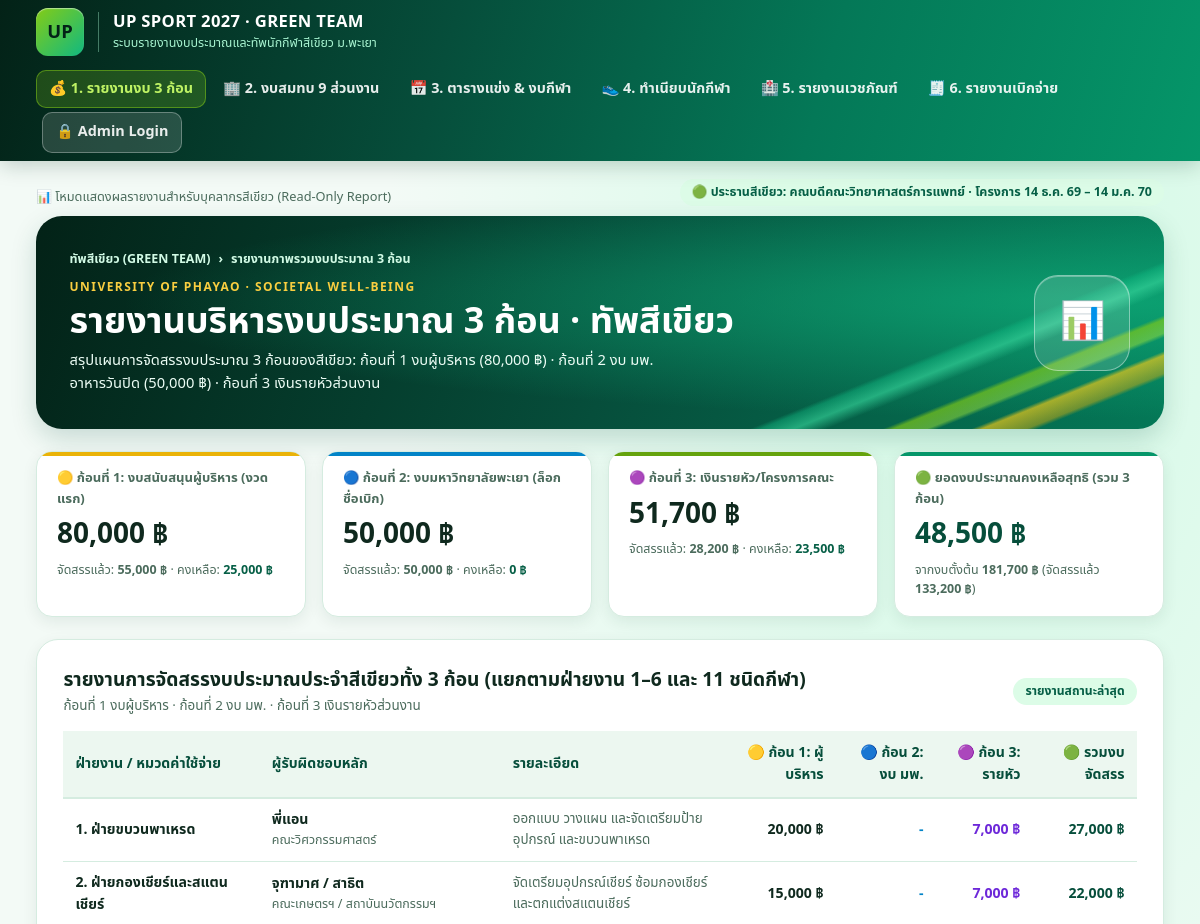
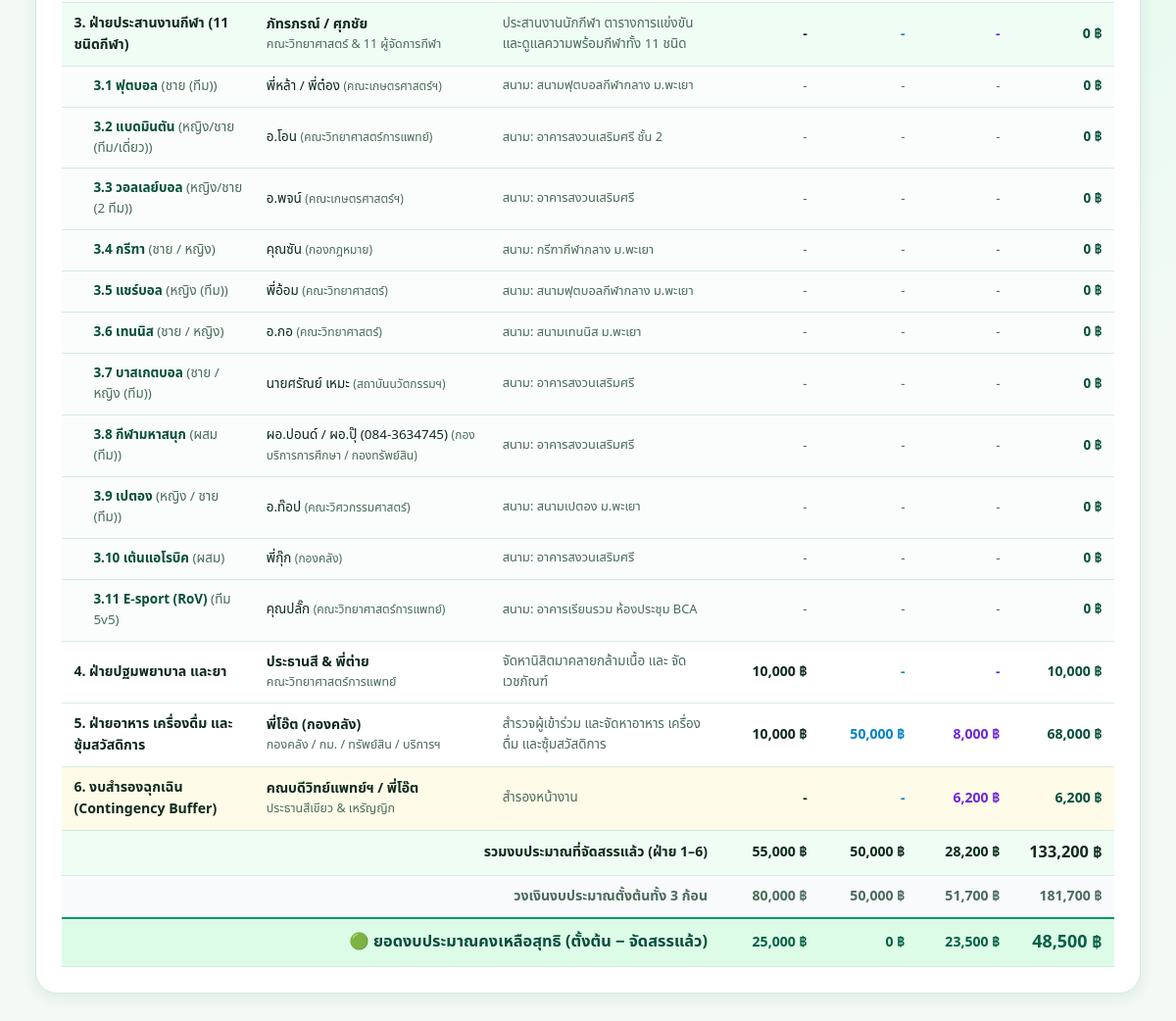
The page / on the database its author committed (2 pictures, top to bottom).
### tables this page shows
CREATE TABLE budget_categories (
    id INT AUTO_INCREMENT PRIMARY KEY,
    category_code VARCHAR(20) NOT NULL UNIQUE,
    category_name VARCHAR(150) NOT NULL,
    responsible_unit VARCHAR(150) NOT NULL,
    lead_person VARCHAR(150) NOT NULL,
    lead_phone VARCHAR(50) NULL,
    alloc_tranche_1 DECIMAL(10,2) NOT NULL DEFAULT 0.00,
    alloc_tranche_2 DECIMAL(10,2) NOT NULL DEFAULT 0.00,
    alloc_tranche_3_realistic DECIMAL(10,2) NOT NULL DEFAULT 0.00,
    alloc_tranche_3_bonus DECIMAL(10,2) NOT NULL DEFAULT 0.00,
    notes TEXT NULL
);

CREATE TABLE sports (
    id INT AUTO_INCREMENT PRIMARY KEY,
    sport_no INT NOT NULL UNIQUE,
    sport_name VARCHAR(100) NOT NULL,
    sport_type VARCHAR(100) NOT NULL,
    default_venue VARCHAR(150) NOT NULL,
    manager_unit_id INT NULL,
    manager_unit VARCHAR(150) NOT NULL,
    manager_name VARCHAR(150) NOT NULL,
    manager_phone VARCHAR(50) NULL,
    sub_manager_name VARCHAR(150) NULL,
    sub_manager_phone VARCHAR(50) NULL,
    target_athletes INT NOT NULL DEFAULT 15,
    registered_athletes INT NOT NULL DEFAULT 0,
    practice_days INT NOT NULL DEFAULT 3,
    practice_cost_per_day DECIMAL(10,2) NOT NULL DEFAULT 150.00,
    match_days INT NOT NULL DEFAULT 3,
    match_cost_per_day DECIMAL(10,2) NOT NULL DEFAULT 300.00,
    extra_consumables_cost DECIMAL(10,2) NOT NULL DEFAULT 0.00,
    alloc_tranche_1 DECIMAL(10,2) NOT NULL DEFAULT 0.00,
    alloc_tranche_2 DECIMAL(10,2) NOT NULL DEFAULT 0.00,
    alloc_tranche_3 DECIMAL(10,2) NOT NULL DEFAULT 0.00,
    sponsor_bottles_per_match INT NOT NULL DEFAULT 15,
    cooling_spray_quota INT NOT NULL DEFAULT 1,
    medical_risk ENUM('LOW', 'MEDIUM', 'HIGH') DEFAULT 'MEDIUM',
    notes TEXT NULL,
    FOREIGN KEY (manager_unit_id) REFERENCES units(id) ON DELETE SET NULL
);

### config/auth.php (called while the page is built, shortened)
<?php
require_once __DIR__ . '/db.php';
function is_admin_logged_in(): bool {
    if (empty($_SESSION['green_admin_logged_in'])) {
        return false;
    }
    return true;
}

### config/db.php (called while the page is built, shortened)
<?php
function h($str): string {
    return htmlspecialchars((string)$str, ENT_QUOTES, 'UTF-8');
}

### index.php (the view, shortened to what this page needs)
<?php
require_once __DIR__ . '/config/auth.php';
$categories = $pdo->query("SELECT * FROM budget_categories ORDER BY id ASC")->fetchAll();
$sports     = $pdo->query("SELECT * FROM sports ORDER BY sport_no ASC")->fetchAll();
$sport_sum_t1 = 0;
$sport_sum_t2 = 0;
$sport_sum_t3 = 0;
foreach ($sports as $sp) {
    $sport_sum_t1 += (float)$sp['alloc_tranche_1'];
    $sport_sum_t2 += (float)$sp['alloc_tranche_2'];
    $sport_sum_t3 += (float)$sp['alloc_tranche_3'];
}
$unit_sums = $pdo->query("
    SELECT
        SUM(staff_count) AS total_staff,
        SUM(employee_count) AS total_emp,
        SUM(staff_count * 100) AS full_headcount_money,
        SUM(exec_support_pledged) AS total_exec_pledged,
        SUM(exec_support_received) AS total_exec_received,
        SUM(headcount_received) AS total_headcount_received
    FROM units
")->fetch();
$t1_realistic = (float)($unit_sums['total_exec_pledged'] ?: 80000);
$t2_realistic = 50000;
$t3_realistic = (float)($unit_sums['full_headcount_money'] ?: 51700);
$grand_realistic = $t1_realistic + $t2_realistic + $t3_realistic;
$sum1 = 0; $sum2 = 0; $sum3 = 0;
foreach ($categories as $cat) {
    if (($cat['category_code'] ?? '') === 'CAT_SPORTS') {
        $sum1 += $sport_sum_t1;
        $sum2 += $sport_sum_t2;
        $sum3 += $sport_sum_t3;
    } else {
        $sum1 += (float)$cat['alloc_tranche_1'];
        $sum2 += (float)$cat['alloc_tranche_2'];
        $sum3 += (float)$cat['alloc_tranche_3_realistic'];
    }
}
$sum_grand = $sum1 + $sum2 + $sum3;
$rem1 = $t1_realistic - $sum1;
$rem2 = $t2_realistic - $sum2;
$rem3 = $t3_realistic - $sum3;
$rem_grand = $grand_realistic - $sum_grand;
require_once __DIR__ . '/includes/header.php';
?>
<div class="kpi-grid">
  <div class="kpi-card gold">
    <div class="kpi-label">🟡 ก้อนที่ 1: งบสนับสนุนผู้บริหาร (งวดแรก)</div>
    <div class="kpi-val"><?= number_format($t1_realistic) ?> ฿</div>
    <div class="kpi-sub">จัดสรรแล้ว: <strong><?= number_format($sum1) ?> ฿</strong> · คงเหลือ: <strong style="color:<?= $rem1 < 0 ? '#dc2626' : '#065f46' ?>;"><?= number_format($rem1) ?> ฿</strong></div>
  </div>
  <div class="kpi-card blue">
    <div class="kpi-label">🔵 ก้อนที่ 2: งบมหาวิทยาลัยพะเยา (ล็อกชื่อเบิก)</div>
    <div class="kpi-val"><?= number_format($t2_realistic) ?> ฿</div>
    <div class="kpi-sub">จัดสรรแล้ว: <strong><?= number_format($sum2) ?> ฿</strong> · คงเหลือ: <strong style="color:<?= $rem2 < 0 ? '#dc2626' : '#065f46' ?>;"><?= number_format($rem2) ?> ฿</strong></div>
  </div>
  <div class="kpi-card lime">
    <div class="kpi-label">🟣 ก้อนที่ 3: เงินรายหัว/โครงการคณะ</div>
    <div class="kpi-val"><?= number_format($t3_realistic) ?> ฿</div>
    <div class="kpi-sub">จัดสรรแล้ว: <strong><?= number_format($sum3) ?> ฿</strong> · คงเหลือ: <strong style="color:<?= $rem3 < 0 ? '#dc2626' : '#065f46' ?>;"><?= number_format($rem3) ?> ฿</strong></div>
  </div>
  <div class="kpi-card">
    <div class="kpi-label">🟢 ยอดงบประมาณคงเหลือสุทธิ (รวม 3 ก้อน)</div>
    <div class="kpi-val" style="color:<?= $rem_grand < 0 ? '#dc2626' : 'var(--green-dark)' ?>;"><?= number_format($rem_grand) ?> ฿</div>
    <div class="kpi-sub">จากงบตั้งต้น <strong><?= number_format($grand_realistic) ?> ฿</strong> (จัดสรรแล้ว <strong><?= number_format($sum_grand) ?> ฿</strong>)</div>
  </div>
</div>
<div class="white-shell">
  <div style="display:flex; justify-content:space-between; align-items:center; flex-wrap:wrap; gap:10px; margin-bottom:14px;">
    <div>
      <h2 style="font-size:1.2rem; font-weight:800;">รายงานการจัดสรรงบประมาณประจำสีเขียวทั้ง 3 ก้อน (แยกตามฝ่ายงาน 1–6 และ 11 ชนิดกีฬา)</h2>
      <p style="font-size:0.84rem; color:var(--muted);">ก้อนที่ 1 งบผู้บริหาร · ก้อนที่ 2 งบ มพ. · ก้อนที่ 3 เงินรายหัวส่วนงาน</p>
    </div>
    <?php if (is_admin_logged_in()): ?>
      <a href="admin.php?tab=budget" class="btn-primary btn-sm">⚙️ แก้ไขงบในหน้า Admin ›</a>
    <?php else: ?>
      <span class="status-pill">รายงานสถานะล่าสุด</span>
    <?php endif; ?>
  </div>
  <div style="overflow-x:auto;">
    <table class="up-table">
      <thead>
        <tr>
          <th>ฝ่ายงาน / หมวดค่าใช้จ่าย</th>
          <th>ผู้รับผิดชอบหลัก</th>
          <th>รายละเอียด</th>
          <th style="text-align:right;">🟡 ก้อน 1: ผู้บริหาร</th>
          <th style="text-align:right;">🔵 ก้อน 2: งบ มพ.</th>
          <th style="text-align:right;">🟣 ก้อน 3: รายหัว</th>
          <th style="text-align:right;">🟢 รวมงบจัดสรร</th>
        </tr>
      </thead>
      <tbody>
        <?php
        $sum1 = 0; $sum2 = 0; $sum3 = 0;
        foreach ($categories as $cat):
          $cid = (int)$cat['id'];
          $is_sports_cat = (($cat['category_code'] ?? '') === 'CAT_SPORTS');
          $is_buffer_cat = (($cat['category_code'] ?? '') === 'CAT_BUFFER');
          $cat_num = preg_match('/^(\d+)\./', (string)$cat['category_name'], $m) ? $m[1] : $cid;
          if ($is_sports_cat) {
              $c1 = $sport_sum_t1;
              $c2 = $sport_sum_t2;
              $c3 = $sport_sum_t3;
          } else {
              $c1 = (float)$cat['alloc_tranche_1'];
              $c2 = (float)$cat['alloc_tranche_2'];
              $c3 = (float)$cat['alloc_tranche_3_realistic'];
          }
          $row_tot = $c1 + $c2 + $c3;
          $sum1 += $c1; $sum2 += $c2; $sum3 += $c3;
        ?>
        <tr style="<?= $is_sports_cat ? 'background:#f0fdf4;' : ($is_buffer_cat ? 'background:#fefce8;' : '') ?>">
          <td><strong><?= h($cat['category_name']) ?></strong></td>
          <td>
            <strong><?= h($cat['lead_person']) ?></strong>
            <div style="font-size:0.78rem; color:var(--muted);"><?= h($cat['responsible_unit']) ?></div>
          </td>
          <td style="font-size:0.84rem; color:var(--muted);"><?= h($cat['notes']) ?></td>
          <td style="text-align:right; font-weight:750;"><?= $c1 != 0 ? number_format($c1) . ' ฿' : '-' ?></td>
          <td style="text-align:right; font-weight:750; color:#0284c7;"><?= $c2 != 0 ? number_format($c2) . ' ฿' : '-' ?></td>
          <td style="text-align:right; font-weight:750; color:#6d28d9;"><?= $c3 != 0 ? number_format($c3) . ' ฿' : '-' ?></td>
          <td style="text-align:right; font-weight:850; color:var(--green-dark);"><?= number_format($row_tot) ?> ฿</td>
        </tr>
        <?php if ($is_sports_cat): ?>
          <?php foreach ($sports as $sp):
            $sno = (int)$sp['sport_no'];
            $sp1 = (float)$sp['alloc_tranche_1'];
            $sp2 = (float)$sp['alloc_tranche_2'];
            $sp3 = (float)$sp['alloc_tranche_3'];
            $sp_tot = $sp1 + $sp2 + $sp3;
          ?>
          <tr style="background:#fafdfb; font-size:0.84rem;">
            <td style="padding-left:32px; color:var(--green-dark);">
              <strong><?= h($cat_num) ?>.<?= $sno ?> <?= h($sp['sport_name']) ?></strong>
              <span style="color:var(--muted);"> (<?= h($sp['sport_type']) ?>)</span>
            </td>
            <td>
              <?= h($sp['manager_name']) ?><?= $sp['sub_manager_name'] ? ' / ' . h($sp['sub_manager_name']) : '' ?>
              <span style="font-size:0.75rem; color:var(--muted);"> (<?= h($sp['manager_unit']) ?>)</span>
            </td>
            <td style="color:var(--muted); font-size:0.8rem;">สนาม: <?= h($sp['default_venue']) ?></td>
            <td style="text-align:right; color:var(--muted);"><?= $sp1 > 0 ? number_format($sp1) . ' ฿' : '-' ?></td>
            <td style="text-align:right; color:var(--muted);"><?= $sp2 > 0 ? number_format($sp2) . ' ฿' : '-' ?></td>
            <td style="text-align:right; color:var(--muted);"><?= $sp3 > 0 ? number_format($sp3) . ' ฿' : '-' ?></td>
            <td style="text-align:right; font-weight:750; color:var(--green-dark);"><?= number_format($sp_tot) ?> ฿</td>
          </tr>
          <?php endforeach; ?>
        <?php endif; ?>
        <?php endforeach; ?>
      </tbody>
      <tfoot>
        <tr style="background:#f0fdf4; font-weight:800; color:var(--ink);">
          <td colspan="3" style="text-align:right;">รวมงบประมาณที่จัดสรรแล้ว (ฝ่าย 1–6)</td>
          <td style="text-align:right;"><?= number_format($sum1) ?> ฿</td>
          <td style="text-align:right;"><?= number_format($sum2) ?> ฿</td>
          <td style="text-align:right;"><?= number_format($sum3) ?> ฿</td>
          <td style="text-align:right; font-size:1.02rem;"><?= number_format($sum_grand) ?> ฿</td>
        </tr>
        <tr style="background:#f8fafc; font-weight:750; color:var(--muted);">
          <td colspan="3" style="text-align:right;">วงเงินงบประมาณตั้งต้นทั้ง 3 ก้อน</td>
          <td style="text-align:right;"><?= number_format($t1_realistic) ?> ฿</td>
          <td style="text-align:right;"><?= number_format($t2_realistic) ?> ฿</td>
          <td style="text-align:right;"><?= number_format($t3_realistic) ?> ฿</td>
          <td style="text-align:right;"><?= number_format($grand_realistic) ?> ฿</td>
        </tr>
        <tr style="background:#dcfce7; font-weight:900; color:var(--green-dark); border-top:2px solid var(--green);">
          <td colspan="3" style="text-align:right; font-size:1.02rem;">🟢 ยอดงบประมาณคงเหลือสุทธิ (ตั้งต้น − จัดสรรแล้ว)</td>
          <td style="text-align:right; color:<?= $rem1 < 0 ? '#dc2626' : '#065f46' ?>;"><?= number_format($rem1) ?> ฿</td>
          <td style="text-align:right; color:<?= $rem2 < 0 ? '#dc2626' : '#065f46' ?>;"><?= number_format($rem2) ?> ฿</td>
          <td style="text-align:right; color:<?= $rem3 < 0 ? '#dc2626' : '#065f46' ?>;"><?= number_format($rem3) ?> ฿</td>
          <td style="text-align:right; font-size:1.12rem; color:<?= $rem_grand < 0 ? '#dc2626' : '#065f46' ?>;"><?= number_format($rem_grand) ?> ฿</td>
        </tr>
      </tfoot>
    </table>
  </div>
</div>
<?php require_once __DIR__ . '/includes/footer.php'; ?>

### assets/css/green-theme.css (style rules this page uses)
:root { --ink: #0f291e; --muted: #4b6b5c; --deep: #042f1f; --green: #059669; --green-dark: #064e3b; --green-mid: #047857; --hot: #84cc16; --gold: #f9ce40; --paper: #f3faf6; --line: #d5ece0; --white: #ffffff; --radius: 16px; --shadow: 0 5px 15px rgba(6, 57, 38, 0.08); --max: 1408px; --pad: clamp(16px, 3vw, 40px); --thai: "Noto Sans Thai", "Leelawadee UI", "Tahoma", system-ui, sans-serif; }
*, *::before, *::after { box-sizing: border-box; }
html { color-scheme: light; overflow-x: clip; }
body { margin: 0; overflow-x: clip; background: radial-gradient(ellipse at 83% 13%, #d1fae5 0, transparent 38rem), var(--paper); color: var(--ink); font: 15.5px/1.56 var(--thai); font-variant-numeric: tabular-nums; min-height: 100vh; }
h1, h2, h3, h4, p { margin: 0; }
.white-shell { background: var(--white); border-radius: 22px; border: 1px solid var(--line); box-shadow: var(--shadow); padding: clamp(18px, 2.2vw, 28px); margin-bottom: 22px; }
.kpi-grid { display: grid; grid-template-columns: repeat(auto-fit, minmax(250px, 1fr)); gap: 16px; margin-bottom: 22px; }
.kpi-card { background: var(--white); border-radius: var(--radius); border: 1px solid var(--line); box-shadow: var(--shadow); padding: 16px 20px; position: relative; overflow: hidden; }
.kpi-card::after { content: ""; position: absolute; top: 0; left: 0; right: 0; height: 4px; background: var(--green); }
.kpi-card.gold::after { background: #eab308; }
.kpi-card.blue::after { background: #0284c7; }
.kpi-card.lime::after { background: #65a30d; }
.kpi-label { font-size: 0.82rem; font-weight: 700; color: var(--muted); }
.kpi-val { font-size: 1.75rem; font-weight: 850; color: var(--ink); margin-top: 4px; }
.kpi-sub { font-size: 0.78rem; color: var(--muted); margin-top: 4px; }
.status-pill { display: inline-block; padding: 4px 12px; border-radius: 99px; font-size: 0.76rem; font-weight: 750; text-align: center; background: #dcfce7; color: #065f46; }
.up-table { width: 100%; border-collapse: collapse; font-size: 0.88rem; }
.up-table th { text-align: left; padding: 11px 12px; background: #ecf7f0; color: var(--green-dark); font-weight: 750; border-bottom: 2px solid var(--line); }
.up-table td { padding: 10px 12px; border-bottom: 1px solid var(--line); vertical-align: middle; }

### rows shown on the page
budget_categories: category_name "1. ฝ่ายขบวนพาเหรด", lead_person "พี่แอน", responsible_unit "คณะวิศวกรรมศาสตร์", notes "ออกแบบ วางแผน และจัดเตรียมป้าย อุปกรณ์ และขบวนพาเหรด", alloc_tranche_1 "20,000", alloc_tranche_3_realistic "7,000", row_tot "27,000"
budget_categories: category_name "2. ฝ่ายกองเชียร์และสแตนเชียร์", lead_person "จุฑามาศ / สาธิต", responsible_unit "คณะเกษตรฯ / สถาบันนวัตกรรมฯ", notes "จัดเตรียมอุปกรณ์เชียร์ ซ้อมกองเชียร์ และตกแต่งสแตนเชียร์", alloc_tranche_1 "15,000", alloc_tranche_3_realistic "7,000", row_tot "22,000"
budget_categories: category_name "3. ฝ่ายประสานงานกีฬา (11 ชนิดกีฬา)", lead_person "ภัทรภรณ์ / ศุภชัย", responsible_unit "คณะวิทยาศาสตร์ & 11 ผู้จัดการกีฬา", notes "ประสานงานนักกีฬา ตารางการแข่งขัน และดูแลความพร้อมกีฬาทั้ง 11 ชนิด", row_tot "0", category_name "3"
sports: sport_no "1", sport_name "ฟุตบอล", sport_type "ชาย (ทีม)", manager_name "พี่หล้า", sub_manager_name "พี่ต๋อง", manager_unit "คณะเกษตรศาสตร์ฯ", default_venue "สนามฟุตบอลกีฬากลาง ม.พะเยา", sp_tot "0"
sports: sport_no "2", sport_name "แบดมินตัน", sport_type "หญิง/ชาย (ทีม/เดี่ยว)", manager_name "อ.โอน", manager_unit "คณะวิทยาศาสตร์การแพทย์", default_venue "อาคารสงวนเสริมศรี ชั้น 2", sp_tot "0"
sports: sport_no "3", sport_name "วอลเลย์บอล", sport_type "หญิง/ชาย (2 ทีม)", manager_name "อ.พจน์", manager_unit "คณะเกษตรศาสตร์ฯ", default_venue "อาคารสงวนเสริมศรี", sp_tot "0"
sports: sport_no "4", sport_name "กรีฑา", sport_type "ชาย / หญิง", manager_name "คุณซัน", manager_unit "กองกฎหมาย", default_venue "กรีฑากีฬากลาง ม.พะเยา", sp_tot "0"
sports: sport_no "5", sport_name "แชร์บอล", sport_type "หญิง (ทีม)", manager_name "พี่อ้อม", manager_unit "คณะวิทยาศาสตร์", default_venue "สนามฟุตบอลกีฬากลาง ม.พะเยา", sp_tot "0"
sports: sport_no "6", sport_name "เทนนิส", sport_type "ชาย / หญิง", manager_name "อ.กอ", manager_unit "คณะวิทยาศาสตร์", default_venue "สนามเทนนิส ม.พะเยา", sp_tot "0"
sports: sport_no "7", sport_name "บาสเกตบอล", sport_type "ชาย / หญิง (ทีม)", manager_name "นายศรัณย์ เหมะ", manager_unit "สถาบันนวัตกรรมฯ", default_venue "อาคารสงวนเสริมศรี", sp_tot "0"
sports: sport_no "8", sport_name "กีฬามหาสนุก", sport_type "ผสม (ทีม)", manager_name "ผอ.ปอนด์", sub_manager_name "ผอ.ปุ๊ (084-3634745)", manager_unit "กองบริการการศึกษา / กองทรัพย์สิน", default_venue "อาคารสงวนเสริมศรี", sp_tot "0"
sports: sport_no "9", sport_name "เปตอง", sport_type "หญิง / ชาย (ทีม)", manager_name "อ.ท๊อป", manager_unit "คณะวิศวกรรมศาสตร์", default_venue "สนามเปตอง ม.พะเยา", sp_tot "0"
sports: sport_no "10", sport_name "เต้นแอโรบิค", sport_type "ผสม", manager_name "พี่กุ๊ก", manager_unit "กองคลัง", default_venue "อาคารสงวนเสริมศรี", sp_tot "0"
sports: sport_no "11", sport_name "E-sport (RoV)", sport_type "ทีม 5v5", manager_name "คุณปลั๊ก", manager_unit "คณะวิทยาศาสตร์การแพทย์", default_venue "อาคารเรียนรวม ห้องประชุม BCA", sp_tot "0"
budget_categories: category_name "4. ฝ่ายปฐมพยาบาล และยา", lead_person "ประธานสี & พี่ต่าย", responsible_unit "คณะวิทยาศาสตร์การแพทย์", notes "จัดหานิสิตมาคลายกล้ามเนื้อ และ จัดเวชภัณฑ์", alloc_tranche_1 "10,000", row_tot "10,000"
budget_categories: category_name "5. ฝ่ายอาหาร เครื่องดื่ม และซุ้มสวัสดิการ", lead_person "พี่โอ๊ต (กองคลัง)", responsible_unit "กองคลัง / กม. / ทรัพย์สิน / บริการฯ", notes "สำรวจผู้เข้าร่วม และจัดหาอาหาร เครื่องดื่ม และซุ้มสวัสดิการ", alloc_tranche_1 "10,000", alloc_tranche_2 "50,000", alloc_tranche_3_realistic "8,000", row_tot "68,000"
budget_categories: category_name "6. งบสำรองฉุกเฉิน (Contingency Buffer)", lead_person "คณบดีวิทย์แพทย์ฯ / พี่โอ๊ต", responsible_unit "ประธานสีเขียว & เหรัญญิก", notes "สำรองหน้างาน", alloc_tranche_3_realistic "6,200", row_tot "6,200"

### other values the page prints
$page_crumb "รายงานภาพรวมงบประมาณ 3 ก้อน"
$page_heading "รายงานบริหารงบประมาณ 3 ก้อน · ทัพสีเขียว"
$page_desc "สรุปแผนการจัดสรรงบประมาณ 3 ก้อนของสีเขียว: ก้อนที่ 1 งบผู้บริหาร (80,000 ฿) · ก้อนที่ 2 งบ มพ. อาหารวันปิด (50,000 ฿) · ก้อนที่ 3 เงินรายหัวส่วนงาน"
$page_icon "📊"
$t1_realistic "80,000"
$sum1 "55,000"
$rem1 "25,000"
$t2_realistic "50,000"
$sum2 "50,000"
$rem2 "0"
$t3_realistic "51,700"
$sum3 "28,200"
$rem3 "23,500"
$rem_grand "48,500"
$grand_realistic "181,700"
